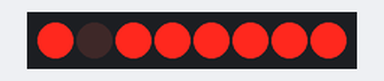
The sketch below on a simulated Arduino Uno, built with avr-gcc and run on an emulated ATmega328P. On the bench: 8 shift-register outputs drawn as a row of LEDs (first output left, lit = HIGH). Wiring (inferred from the names in the program): shift register (74HC595): data pin 2; shift clock pin 3; latch pin 4. Wiring (inferred from the signals the program sends): row of LEDs: on Q0, Q1, Q2, Q3, Q4, Q5, Q6, Q7.

Above: at 0.5 s.
At 2.5 s:
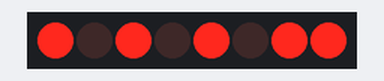
At 3.5 s:
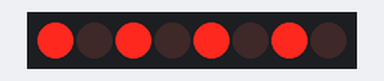
At 4.5 s:
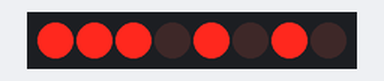
At 6.5 s:
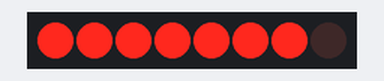
At 9.5 s:
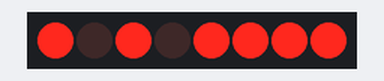
Timing chart, 0 to 10.4 s (numbered marks = the images above):
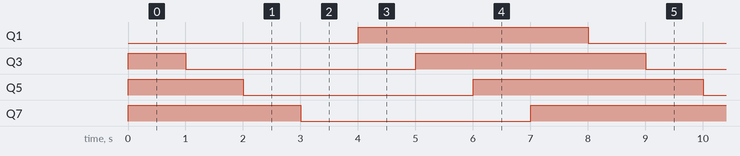

Measured:
- by itself, Q1: alternates HIGH for 4.0 s and LOW for 4.0 s
- by itself, Q3, Q5, Q7: repeats every 8.0 s: LOW 4.0 s, HIGH 4.0 s
- by itself, everything shown: repeats every 8.0 s, in 8 steps

The sketch:

shift_resistor_basics_2.ino
```cpp
// (licence header left out)
const int DataPin=2;       // Data pin of 74HC595 shift resistor is connected to pin 2
const int ClockPin=3;      // Clock pin of 74HC595 shift resistor is connected to pin 3
const int LatchPin=4;      // Latch pin of 74HC595 shift resistor is connected to pin 4

byte Data=0;              // Define a variable named Data to hold the current state (ON or OFF) of LEDs

void setup()              // This function run once when Arduino turns ON
{
pinMode(DataPin, OUTPUT); // Set pin 2 as output
pinMode(ClockPin, OUTPUT);// Set pin 3 as output
pinMode(LatchPin, OUTPUT);// Set pin 4 as output

}

void loop()               // This function runs over and over again
{
   shiftWrite(1,1);       // Turn on the 2nd LED from left hand side by making pin 1 ON
  delay(1000);            // Wait for 1 sec

shiftWrite(3,1);         // Turn on the 4th LED from left hand side by making pin 3  ON
  delay(1000);           // Wait for 1 sec

  shiftWrite(5,1);       // Turn on the 6th LED from left hand side by making pin 5  ON
  delay(1000);           // Wait for 1 sec

   shiftWrite(7,1);      // Turn on the 8th LED from left hand side by making pin 7  ON
  delay(1000);           // Wait for 1 sec


   shiftWrite(1,0);      // Turn off the 2nd LED from left hand side by making pin 1 OFF
  delay(1000);           // Wait for 1 sec

    shiftWrite(3,0);     // Turn off the 4th LED from left hand side by making pin 3 OFF
 delay(1000);            // Wait for 1 sec

  shiftWrite(5,0);       // Turn off the 6th LED from left hand side by making pin 5 OFF
  delay(1000);           // Wait for 1 sec

    shiftWrite(7,0);     // Turn off the 8th LED from left hand side by making pin 7 OFF
  delay(1000);           // Wait for 1 sec
}

void shiftWrite(int Pin, boolean State) //Initalize the function shiftWrite which has variable Pin that defines pins (0 to 7 from left hand side) and boolean variable defines the state (0/1) of the LEDS

{
 bitWrite(Data, Pin, State);
  digitalWrite(LatchPin, LOW);                     //Sets the pin 4 LOW
  shiftOut(DataPin, ClockPin, MSBFIRST, Data);     //shift out a byte of data one bit at a time start from Most significnat bit first
  digitalWrite(LatchPin, HIGH);                    //Sets the pin 4 HIGH
}
```
